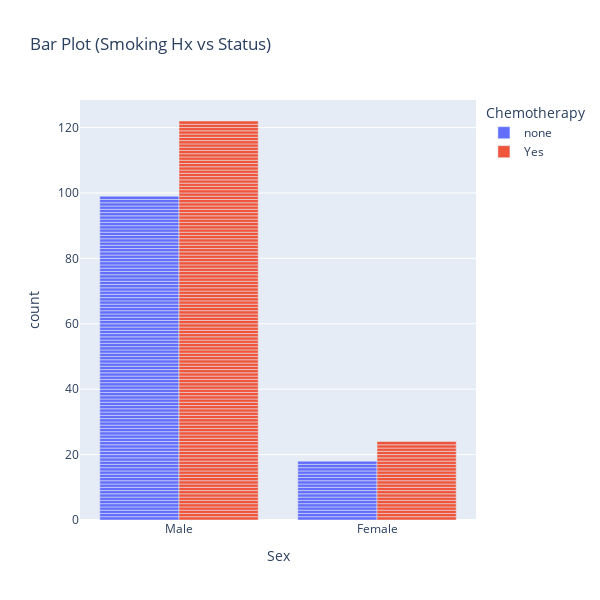

Notebook cell for this chart:
### Markdown cell above
Deze grafiek zet 'Chemotherapy' (wel of niet) tegenover 'Age at diagnosis'. Wat aan deze grafiek opvalt is dat jonge patiënten net iets vaker chomotherapie krijgen als oudere patiënten. Daarnaast is het is erg moeilijk om uit deze vioolgrafiek een iets wijs te maken.\
Daarom wordt hieronder een barplot gebruikt voor dezelfde factoren.

### Code cell
fig = px.bar(merged, x='Sex', color='Chemotherapy', barmode= 'group',
                title=f"Bar Plot ({x_axis} vs\n{y_axis})", )
fig.update_layout(autosize=False,width=600,height=600,)

### Figure 1 — Plotly figure (JSON) as saved in the notebook; plotly's stock layout.template omitted (floating-point values rounded to 4 significant figures; data arrays with more than 128 entries replaced by an {"elided": "..."} marker saying what was removed)
{"data": [{"alignmentgroup": "True", "hovertemplate": "Chemotherapy=none<br>Sex=%{x}<br>count=%{y}<extra></extra>", "legendgroup": "none", "marker": {"color": "#636efa", "pattern": {"shape": ""}}, "name": "none", "offsetgroup": "none", "orientation": "v", "showlegend": true, "textposition": "auto", "type": "bar", "x": ["Male", "Male", "Male", "Male", "Male", "Male", "Male", "Male", "Male", "Male", "Female", "Male", "Male", "Female", "Male", "Male", "Male", "Female", "Male", "Male", "Female", "Male", "Male", "Male", "Male", "Male", "Male", "Female", "Male", "Male", "Female", "Male", "Male", "Male", "Male", "Male", "Male", "Female", "Male", "Male", "Female", "Male", "Male", "Male", "Male", "Male", "Male", "Male", "Male", "Male", "Female", "Male", "Male", "Male", "Female", "Female", "Male", "Male", "Male", "Male", "Male", "Male", "Male", "Male", "Male", "Male", "Male", "Male", "Male", "Male", "Male", "Female", "Male", "Female", "Male", "Female", "Male", "Male", "Male", "Male", "Male", "Female", "Female", "Male", "Male", "Male", "Male", "Male", "Male", "Male", "Male", "Male", "Male", "Male", "Male", "Male", "Male", "Female", "Male", "Male", "Male", "Male", "Male", "Male", "Female", "Male", "Male", "Male", "Male", "Male", "Male", "Male", "Male", "Male", "Male", "Male", "Male"], "xaxis": "x", "y": [1, 1, 1, 1, 1, 1, 1, 1, 1, 1, 1, 1, 1, 1, 1, 1, 1, 1, 1, 1, 1, 1, 1, 1, 1, 1, 1, 1, 1, 1, 1, 1, 1, 1, 1, 1, 1, 1, 1, 1, 1, 1, 1, 1, 1, 1, 1, 1, 1, 1, 1, 1, 1, 1, 1, 1, 1, 1, 1, 1, 1, 1, 1, 1, 1, 1, 1, 1, 1, 1, 1, 1, 1, 1, 1, 1, 1, 1, 1, 1, 1, 1, 1, 1, 1, 1, 1, 1, 1, 1, 1, 1, 1, 1, 1, 1, 1, 1, 1, 1, 1, 1, 1, 1, 1, 1, 1, 1, 1, 1, 1, 1, 1, 1, 1, 1, 1], "yaxis": "y"}, {"alignmentgroup": "True", "hovertemplate": "Chemotherapy=Yes<br>Sex=%{x}<br>count=%{y}<extra></extra>", "legendgroup": "Yes", "marker": {"color": "#EF553B", "pattern": {"shape": ""}}, "name": "Yes", "offsetgroup": "Yes", "orientation": "v", "showlegend": true, "textposition": "auto", "type": "bar", "x": {"elided": "146 str values"}, "xaxis": "x", "y": {"elided": "146 int values"}, "yaxis": "y"}], "layout": {"autosize": false, "barmode": "group", "height": 600, "legend": {"title": {"text": "Chemotherapy"}, "tracegroupgap": 0}, "title": {"text": "Bar Plot (Smoking Hx vs\nStatus)"}, "width": 600, "xaxis": {"anchor": "y", "domain": [0, 1], "title": {"text": "Sex"}}, "yaxis": {"anchor": "x", "domain": [0, 1], "title": {"text": "count"}}}}
